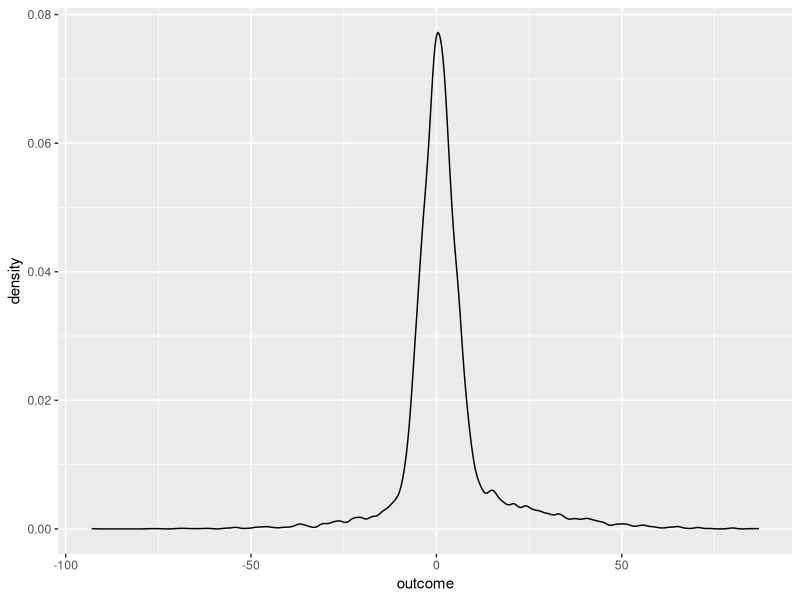
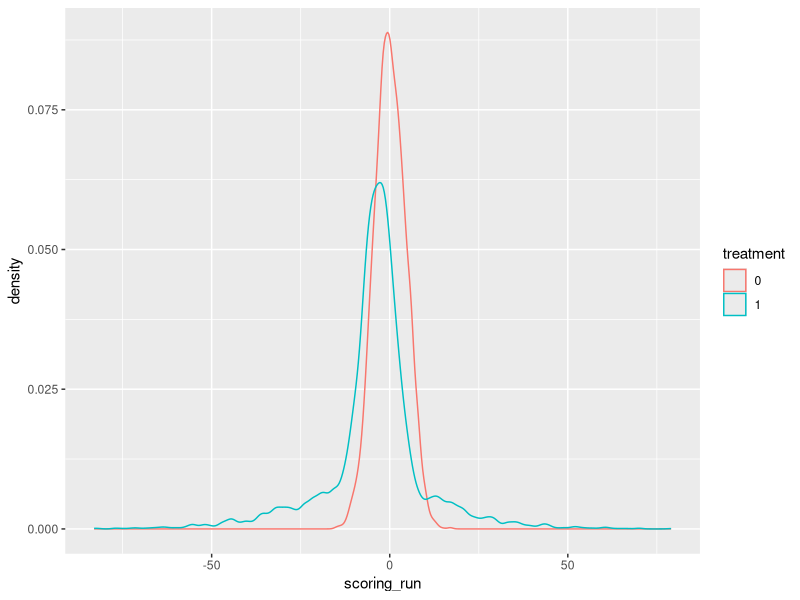
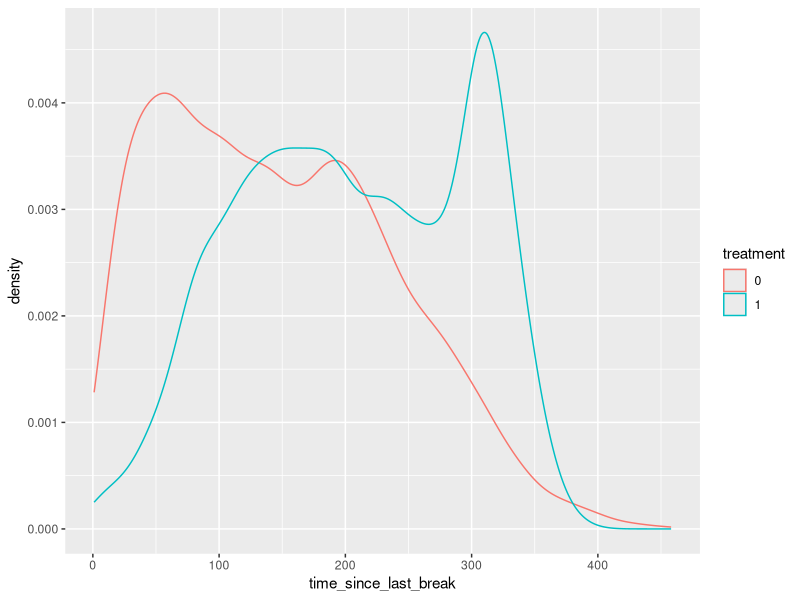
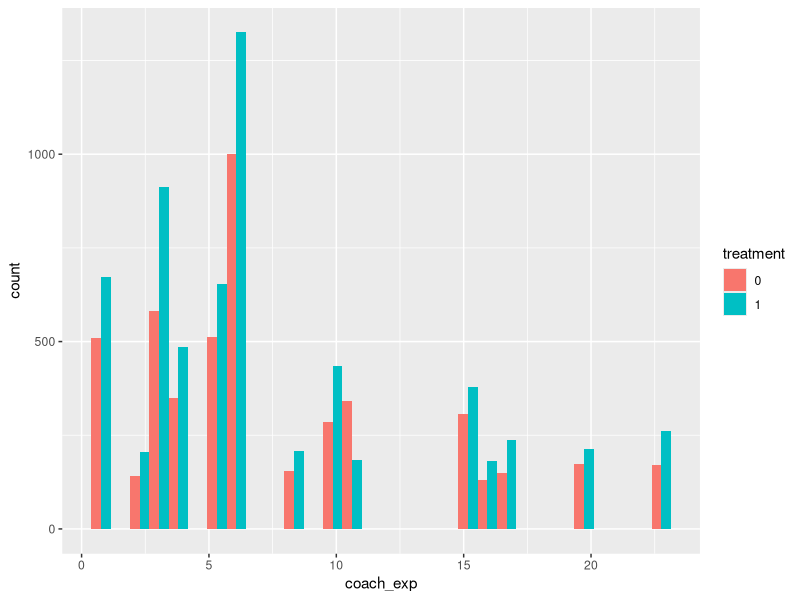

These charts were generated, in order, by the following R code:
## ---- chunk 1
knitr::opts_chunk$set(echo = TRUE)
## ---- chunk 2
library(boot)
library(tidyverse)
## ---- chunk 3
df = read.csv('output/nba_timeouts_analysis.csv')
head(df)
## ---- chunk 4
df %>% ggplot(aes(x=outcome)) + geom_density()
## ---- chunk 5
a = df %>% 
  pivot_longer(-c(treatment, outcome)) %>% 
  group_by(treatment, name) %>% 
  summarise(mean = mean(value), sd = sd(value)) %>% 
  arrange(name, treatment) %>% 
  pivot_wider(names_from='treatment', values_from=c('mean', 'sd'))
## ---- chunk 6
b = df %>% 
  pivot_longer(-c(treatment, outcome)) %>% 
  group_by(treatment, name) %>% 
  summarise(opp_lower_quant = quantile(value, 0.025),
            opp_upper_quant = quantile(value, 0.975)) %>% 
  mutate(opposite_treatment = case_when(treatment==0~1, TRUE~0)) %>% 
  inner_join(df %>% pivot_longer(-c(treatment, outcome)), by=c("opposite_treatment"="treatment", "name")) %>% 
  group_by(treatment, name) %>% 
  summarise(pi = ecdf(value)(first(opp_lower_quant)) + (1-ecdf(value)(first(opp_upper_quant)))) %>% 
  pivot_wider(names_from=c('treatment'), values_from=c('pi'), names_prefix='pi_0.05_')
## ---- chunk 7
a %>% inner_join(b, by='name')
## ---- chunk 8
df %>% 
  mutate(treatment = as.factor(treatment)) %>% 
  ggplot(aes(scoring_run, colour=treatment)) + geom_density()
## ---- chunk 9
df %>% 
  mutate(treatment = as.factor(treatment)) %>% 
  ggplot(aes(time_since_last_break, colour=treatment)) + geom_density()
## ---- chunk 10
df %>% group_by(treatment) %>% summarise(max(scoring_run), min(scoring_run), max(coach_exp), min(coach_exp))
## ---- chunk 11
df %>% 
  mutate(treatment = as.factor(treatment)) %>% 
  ggplot(aes(coach_exp, fill=treatment)) + geom_histogram(position='dodge')
